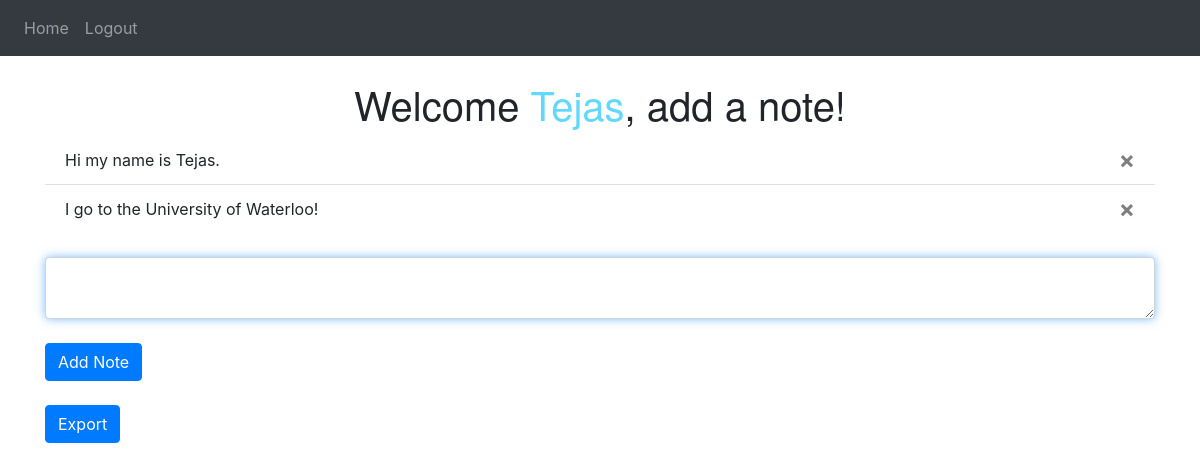
Screenshot of / (signed in) with the database file from the repository.
### website/models.py (models this page shows)
class User(db.Model, UserMixin):
    id = db.Column(db.Integer, primary_key=True)  # Primary key for the users table
    email = db.Column(db.String(150), unique=True)  # Email column with a maximum length of 150 characters, must be unique
    password = db.Column(db.String(150))  # Password column with a maximum length of 150 characters
    first_name = db.Column(db.String(150))  # First name column with a maximum length of 150 characters
    notes = db.relationship('Note')  # Establishes a one-to-many relationship with the Note model, allowing access to all notes associated with a user

class Note(db.Model):
    id = db.Column(db.Integer, primary_key=True)  # Primary key for the notes table
    data = db.Column(db.String(10000))  # Column to store the note data, with a maximum length of 10000 characters
    date = db.Column(db.DateTime(timezone=True), default=func.now())  # Timestamp for when the note was created, with timezone support
    user_id = db.Column(db.Integer, db.ForeignKey('user.id'))  # Foreign key to link to the user who created the note

### website/views.py (the view, shortened to what this page needs)
@views.route('/', methods=['GET', 'POST'])
@login_required  # Ensure the user is logged in to access this route
def home():
    return render_template("home.html", user=current_user)

### website/templates/home.html
{% extends "base.html" %} {% block title %}Home{% endblock %}
{% block content %}
<br>
<h1 align="center" class="display-6" style="font-family: 'Helvetica Neue', 'Helvetica', 'Times New Roman'">Welcome <span style="color:rgb(99, 216, 255)">{{user.first_name}}</span>, add a note!</h1>
<ul class="list-group list-group-flush" id="notes">
    {% for note in user.notes %}
    <li class="list-group-item">{{ note.data }}
        <button type="button" class="close" onclick="deleteNote({{ note.id }})">
            <span align="center" aria-hidden="true">&times;</span>
        </button>
    </li>
    {% endfor %}
</ul>
<form method="POST">
    <br>
    <textarea name="note" id="note" class="form-control form-control-glow"></textarea>
    <br>
    <div align="left">
        <button type="submit" class="btn btn-primary" name="add_note">Add Note</button>
    </div>
    <br>
    <div align="left">
        <button type="submit" class="btn btn-primary" name="export_note">Export</button>
    </div>
</form>
{% endblock %}

### website/templates/base.html (shortened to what this page needs)
<!DOCTYPE html>
<html lang="en">
<head>
    <link
        rel="stylesheet"
        href="https://stackpath.bootstrapcdn.com/bootstrap/4.4.1/css/bootstrap.min.css"
    />
    <link
        rel="stylesheet"
        href="https://stackpath.bootstrapcdn.com/font-awesome/4.7.0/css/font-awesome.min.css"
    />
    <link href="https://stackpath.bootstrapcdn.com/bootstrap/4.5.2/css/bootstrap.min.css" rel="stylesheet">
</head>
<body>
    <nav class="navbar navbar-expand-lg navbar-dark bg-dark">
        <div class="collapse navbar-collapse" id="navbar">
            <div class="navbar-nav">
                {% if user.is_authenticated %}
                <a class="nav-item nav-link" id="home" href="/">Home</a>
                <a class="nav-item nav-link" id="logout" href="/logout">Logout</a>
                {% else %}
                <a class="nav-item nav-link" id="login" href="/login">Login</a>
                <a class="nav-item nav-link" id="signUp" href="/sign-up">Sign Up</a>
                {% endif %}
            </div>
        </div>
    </nav>
    <div class="container">
        {% block content %} {% endblock %}
    </div>
</body>
</html>

### website/templates/base.html (style rules this page uses)
.form-control-glow { border: 1px solid #ced4da; border-radius: 0.25rem; padding: 0.375rem 0.75rem; background-color: #fff; background-clip: padding-box; box-shadow: 0 0 10px rgba(0, 123, 255, 0.5); transition: box-shadow 0.3s ease-in-out; }

### rows the page displays
User: first_name "Tejas"
Note: data "Hi my name is Tejas."
Note: data "I go to the University of Waterloo!"
